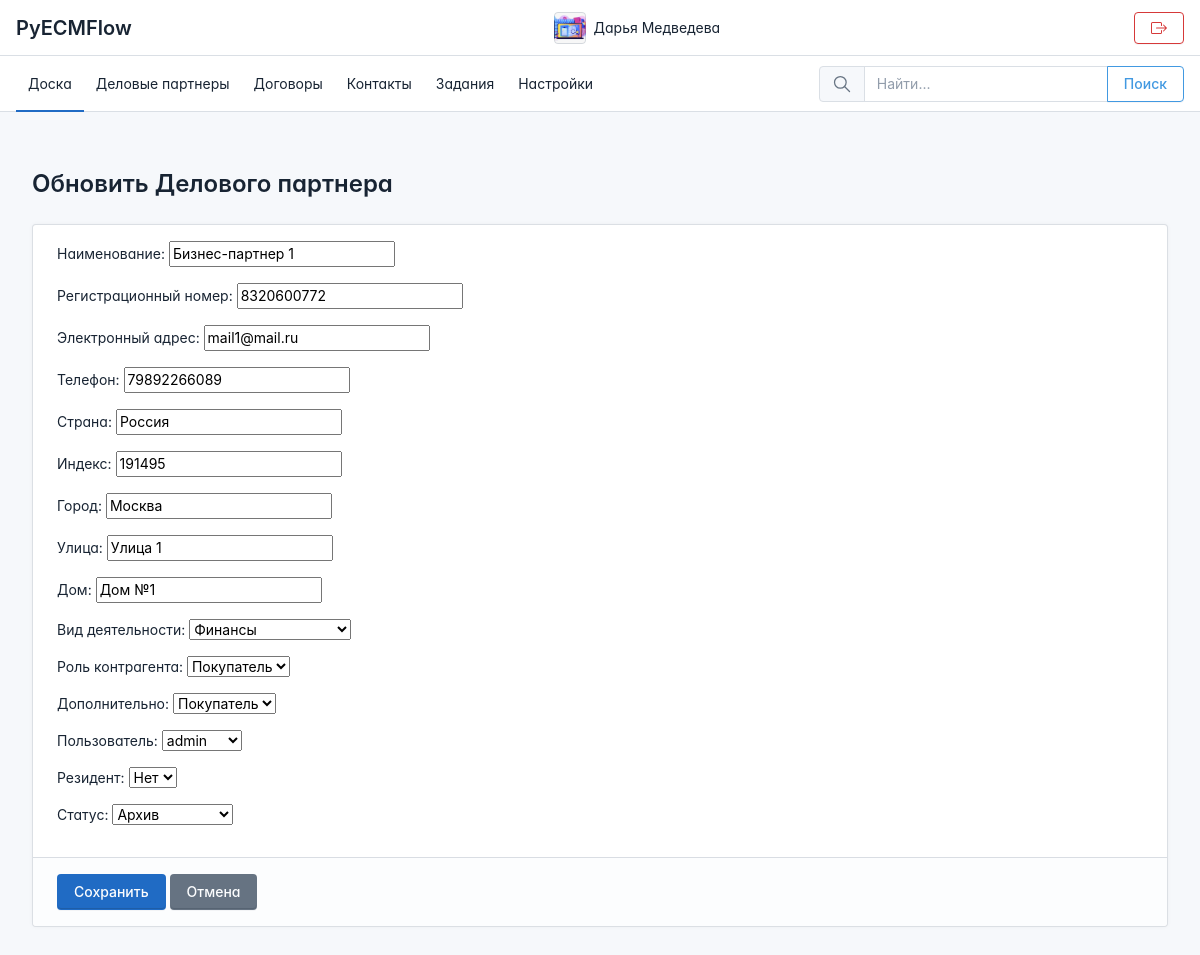
Screenshot of /businesspartner/1/update/ (signed in) with the database file from the repository.
### apps/accounts/models.py (models this page shows, shortened)
class UserProfile(models.Model):
    user = models.OneToOneField(User, on_delete=models.CASCADE, related_name='profile',
                                verbose_name='Пользователь')
    email_address = models.EmailField(blank=True,
                                      verbose_name='Наименование')
    bio = models.TextField(blank=True, null=True,
                           verbose_name='О себе')
    phone_number = models.CharField(max_length=20, blank=True, null=True, verbose_name='Телефон')
    profile_picture = models.ImageField(upload_to='user_images', null=True, blank=True,
                                        verbose_name='Фото профиля')

### apps/business_partner/models.py (models this page shows, shortened)
class BusinessPartner(models.Model):
    INDUSTRY_CHOICES = [
        ('Производство', 'Производство'),
        ('Розничная торговля', 'Розничная торговля'),
        ('Здравоохранение', 'Здравоохранение'),
        ('IT', 'IT'),
        ('Финансы', 'Финансы'),
        ('Образование', 'Образование'),
        ('Строительство', 'Строительство'),
        ('Транспорт', 'Транспорт'),
        ('Сельское хозяйство', 'Сельское хозяйство'),
        ('Энергетика', 'Энергетика'),
        ('Банк', 'Банк'),
    ]
    PRIMARY_ROLE_CHOICES = [
        ('покупатель', 'Покупатель'),
        ('поставщик', 'Поставщик'),
        ('партнер', 'Партнер'),
        ('Банк', 'Банк'),
    ]
    SECONDARY_ROLE_CHOICES = [
        ('покупатель', 'Покупатель'),
        ('поставщик', 'Поставщик'),
        ('партнер', 'Партнер'),
        ('Банк', 'Банк'),
        ('-', '-'),
    ]
    STATUS_CHOICES = [
        ('Архив', 'Архив'),
        ('Заблокирован', 'Заблокирован'),
        ('Проверен', 'Проверен'),
    ]
    RESIDENCE_CHOICES = [
        ('Да', 'Да'),
        ('Нет', 'Нет'),
    ]
    name = models.CharField(max_length=100, default='', verbose_name='Наименование')
    residence = models.CharField(max_length=100, default='', verbose_name='Резидент')
    vat = models.CharField(max_length=100, default='', verbose_name='Регистрационный номер')
    email = models.EmailField(max_length=100, default='', verbose_name='Электронная почта')
    phone = models.CharField(max_length=20, default='', verbose_name='Телефон')
    country = models.CharField(max_length=100, default='', verbose_name='Страна')
    postcode = models.CharField(max_length=20, default='', verbose_name='Индекс')
    city = models.CharField(max_length=100, default='', verbose_name='Город')
    street_name = models.CharField(max_length=200, default='', verbose_name='Улица')
    house_number = models.CharField(max_length=20, default='', verbose_name='Дом')
    industry = models.CharField(max_length=200, default='', verbose_name='Вид деятельности')
    primary_role = models.CharField(max_length=100, default='', verbose_name='Роль')
    secondary_role = models.CharField(max_length=100, default='', verbose_name='Доп. роль')
    status = models.CharField(max_length=100, default='', verbose_name='Статус')
    created_at = models.DateTimeField(auto_now_add=True, verbose_name='Создан')
    updated_at = models.DateTimeField(auto_now=True, verbose_name='Обновлен')
    user = models.ForeignKey(User, on_delete=models.CASCADE, related_name='customers',
                             null=True, verbose_name='Пользователь')

### apps/business_partner/views.py (the view)
# urls.py: path('businesspartner/<int:pk>/update/', views.businesspartner_update, name='businesspartner_update'),
@login_required
def businesspartner_update(request, pk):
    businesspartner = get_object_or_404(BusinessPartner, pk=pk)
    if request.method == 'POST':
        form = BusinessPartnerForm(request.POST, instance=businesspartner)
        if form.is_valid():
            businesspartner = form.save()
            contact = form.cleaned_data.get('contact')
            if contact:
                contact.business_partner = businesspartner
                contact.save()
            return redirect('business_partner:businesspartner_list')
    else:
        form = BusinessPartnerForm(instance=businesspartner)
    return render(request, 'apps/business_partner/businesspartner_form.html',
                  {'form': form, 'businesspartner': businesspartner})

### apps/business_partner/forms.py
class BusinessPartnerForm(forms.ModelForm):
    user = forms.ModelChoiceField(queryset=User.objects.all(), required=False, label='Пользователь')
    industry = forms.ChoiceField(choices=BusinessPartner.INDUSTRY_CHOICES, label='Вид деятельности')
    primary_role = forms.ChoiceField(choices=BusinessPartner.PRIMARY_ROLE_CHOICES, label='Роль контрагента')
    secondary_role = forms.ChoiceField(choices=BusinessPartner.SECONDARY_ROLE_CHOICES, label='Дополнительно')
    status = forms.ChoiceField(choices=BusinessPartner.STATUS_CHOICES, label='Статус')
    residence = forms.ChoiceField(choices=BusinessPartner.RESIDENCE_CHOICES, label='Резидент')
    email = forms.EmailField(validators=[EmailValidator(message='Введите корректную почту.')],
                             label='Электронный адрес')
    class Meta:
        model = BusinessPartner
        fields = ['name', 'vat', 'email', 'phone', 'country', 'postcode', 'city',
                  'street_name', 'house_number', 'industry', 'primary_role', 'secondary_role',
                  'user', 'residence', 'status']

### templates/apps/business_partner/businesspartner_form.html (shortened to what this page needs)
{% extends 'base.html' %}
{% block content %}
<div class="container py-5">
    <h1 class="mb-4">{% if form.instance.pk %}Обновить{% else %}Создать{% endif %} Делового партнера </h1>
    <form method="post" class="card">
        <div class="card-body">
            {% for field in form %}
            <div class="mb-3">
                {{ field.label_tag }}
                {{ field }}
            </div>
            {% endfor %}
        </div>
        <div class="card-footer text-right">
            <button type="submit" class="btn btn-primary">Сохранить</button>
            <a href="{% url 'business_partner:businesspartner_list' %}" class="btn btn-secondary">Отмена</a>
        </div>
    </form>
</div>
{% endblock %}

### templates/navigation.html (shortened to what this page needs)
<header class="navbar navbar-expand-md d-print-none" >
    <div class="container-xl">
        <h1 class="navbar-brand navbar-brand-autodark d-none-navbar-horizontal pe-0 pe-md-3" width="110" height="32">
            <a href="{% url 'dashboard:dashboard' %}">PyECMFlow</a>
        </h1>
        <div class="navbar-nav flex-row order-md-last">
            <div class="d-none d-md-flex">
                <div class="nav-item">
                    <a href="{% url 'accounts:profile' %}" class="nav-link d-flex lh-1 text-reset p-0" >
                        <span class="avatar avatar-sm" style="background-image: url({% if user.profile.profile_picture %}{{ user.profile.profile_picture.url }}{% else %}https://via.placeholder.com/150{% endif %})"></span>
                        <div class="d-none d-xl-block ps-2">
                            <div>{{ user.first_name }} {{ user.last_name }}</div>
                        </div>
                    </a>
                </div>
            </div>
        </div>
        <div class="navbar-nav flex-row order-md-last">
            <div class="d-none d-md-flex">
                <div class="nav-item">
                    <div class="d-none d-xl-block ps-2">
                        <a href="{% url 'accounts:login' %}" class="nav-link d-flex lh-1 text-reset p-0" >
                            <button type="button" class="btn btn-outline-danger"></button>
                        </a>
                    </div>
                </div>
            </div>
        </div>
    </div>
</header>
<header class="navbar-expand-md">
    <div class="collapse navbar-collapse" id="navbar-menu">
        <div class="navbar">
            <div class="container-xl">
                <ul class="navbar-nav">
                    <li class="nav-item active">
                        <a class="nav-link" href="{% url 'dashboard:dashboard' %}" >
                            <span class="nav-link-title ">Доска</span>
                        </a>
                    </li>
                    <li class="nav-item">
                        <a class="nav-link" href="{% url 'business_partner:businesspartner_list' %}">
                            <span class="nav-link-title">Деловые партнеры</span>
                        </a>
                    </li>
                    <li class="nav-item">
                        <a class="nav-link" href="{% url 'contracts:contracts_list' %}" >
                            <span class="nav-link-title">Договоры</span>
                        </a>
                    </li>
                    <li class="nav-item">
                        <a class="nav-link" href="{% url 'contact:contact_list' %}" >
                            <span class="nav-link-title">Контакты</span>
                        </a>
                    </li>
                    <li class="nav-item">
                        <a class="nav-link" href="{% url 'tasks:task_list' %}" >
                            <span class="nav-link-title">Задания</span>
                        </a>
                    </li>
                    {% if request.user.is_staff %}
                    <li class="nav-item">
                        <a class="nav-link" href="{% url 'admin:index' %}" >
                            <span class="nav-link-title">Настройки</span>
                        </a>
                    </li>
                    {% endif %}
                </ul>
            <div class="my-2 my-md-0 flex-grow-1 flex-md-grow-0 order-first order-md-last">
                <form id="search-form" action="{% url 'search:search' %}" method="get" autocomplete="off" novalidate>
                    <div class="input-group">
                        <span class="input-group-text">
                        </span>
                        <input id="search-input" type="text" name="q" value="" class="form-control" placeholder="Найти..." aria-label="Search the website">
                        <button class="btn btn-outline-info" type="submit">Поиск</button>
                    </div>
                </form>
            </div>
            </div>
        </div>
    </div>
</header>

### templates/base.html (style rules this page uses)
:root { --tblr-font-sans-serif: 'Inter Var', -apple-system, BlinkMacSystemFont, San Francisco, Segoe UI, Roboto, Helvetica Neue, sans-serif; }
body { font-feature-settings: "cv03", "cv04", "cv11"; }

### rows the page displays
BusinessPartner: form "Бизнес-партнер 1" "8320600772" "mail1@mail.ru" "79892266089" "Россия" "191495" "Москва" "Улица 1" "Дом №1" "Финансы" "Покупатель" "Покупатель" "admin" "Нет" "Архив"

### other values shown
{{ user.first_name }} "Дарья"
{{ user.last_name }} "Медведева"
{{ field.label_tag }} "Наименование:" "Регистрационный номер:" "Электронный адрес:" "Телефон:" "Страна:" "Индекс:" "Город:" "Улица:" "Дом:" "Вид деятельности:" "Роль контрагента:" "Дополнительно:" "Пользователь:" "Резидент:" "Статус:"
